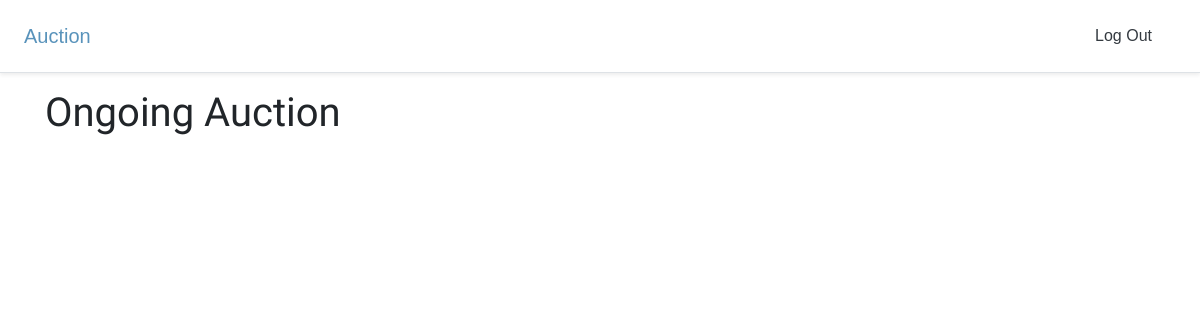
Before: / (signed in) with the older database file.
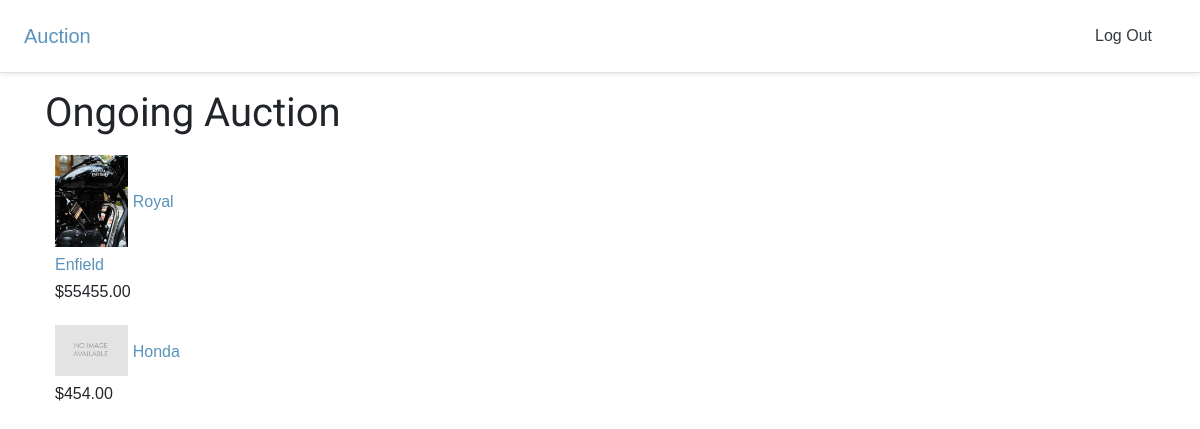
After: the same page with the newer database file.
### pages/models.py (models this page shows, shortened)
class Products(models.Model):
    title = models.CharField(max_length=255)
    slug = models.SlugField(max_length=200, db_index=True)
    image = models.ImageField(upload_to='products/%Y/%m/%d',blank=True)
    description = models.CharField(max_length=500)
    minimum_bid_price = models.DecimalField(max_digits=10,decimal_places=2)
    date_posted = models.DateTimeField(auto_now_add=True, blank=True)
    class Meta:
        ordering =('date_posted',)
        index_together = (('id','slug'),)
    def get_absolute_url(self):
        return reverse('pages:product_detail',args=[self.id, self.slug])

### pages/views.py (the view)
# urls.py: path('', product_list, name='product_list'),
def product_list(request):
    products = Products.objects.all()
    return render(request,'product/list.html',{'products':products})

### pages/templates/product/list.html (shortened to what this page needs)
{% extends 'base.html' %}
{% load static %}
{% block content %}
{% if user.is_authenticated %}
<h1>Ongoing Auction</h1>
<div class="product-list">
    {% for product in products %}
    <div class="item">
        <a href="{{ product.get_absolute_url }}">
            <img src="{% if product.image %}{{ product.image.url }}{%else %}{% static "img/no_image.png" %}{% endif %}">
        </a>
        <a href="{{ product.get_absolute_url }}">{{ product.title }}</a>
        <br>
            ${{ product.minimum_bid_price }}
    </div>
    {% endfor %}
    {% else %}
    <p>Please Log in</p>
    <p><a href="{% url 'account_login' %}">Log In</a>
        {% endif %}
</div>
{% endblock content %}

### templates/base.html (shortened to what this page needs)
{% load static %}
<!DOCTYPE html>
<html>
<head>
  <link rel="stylesheet" href="https://stackpath.bootstrapcdn.com/bootstrap/4.5.0/css/bootstrap.min.css">
  <link rel="stylesheet" href="{% static 'css/base.css' %}">
</head>
<body>
  <header>
    <div class="d-flex flex-column flex-md-row align-items-center p-3 px-md-4
     mb-3 bg-white border-bottom shadow-sm">
      <a href="{% url 'pages:product_list' %}" class="navbar-brand my-0 mr-md-auto
      font-weight-normal">Auction</a>
      <nav class="my-2 my-md-0 mr-md-3">
        {% if user.is_authenticated %}
          <a class="p-2 text-dark" href="{% url 'account_logout' %}">Log Out</a>
        {% else %}
          <a class="p-2 text-dark" href="{% url 'account_login' %}">Log In</a>
          <a class="btn btn-outline-primary" href="{% url 'account_signup' %}">Sign Up</a>
  {% endif %}
</nav>
    </div>
  </header>
  <div class="container">
    {% block content %}
    {% endblock content %}
  </div>
</body>
</html>

### pages/static/css/base.css (style rules this page uses)
body { margin:0; padding:0; font-family:helvetica, sans-serif; }
h1, h2, h3, h4, h5 , h6 { font-family: 'Ubuntu', sans-serif; font-weight:normal; }
a { text-decoration:none; color:#5993bb; }
.product-list .item { width:15%; padding:10px; float:bottom; text-align:left; line-height:1.7; }
.product-list .item img { width:50%; margin-bottom:4px; }

Changed rows visible on the page:
added Products: image (picture), title "Royal Enfield", minimum_bid_price "55455.00"
added Products: title "Honda", minimum_bid_price "454.00"
